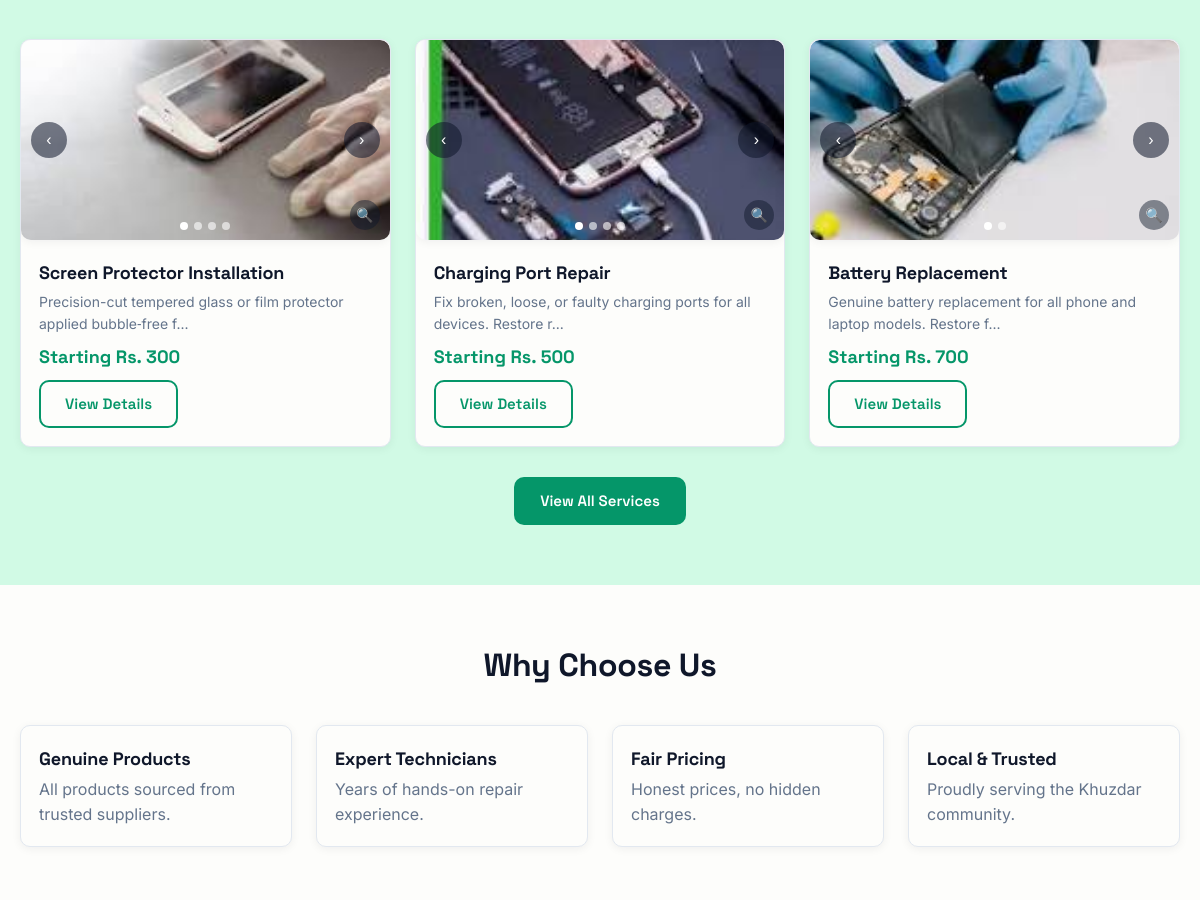
The app's page / (middle part), older data.
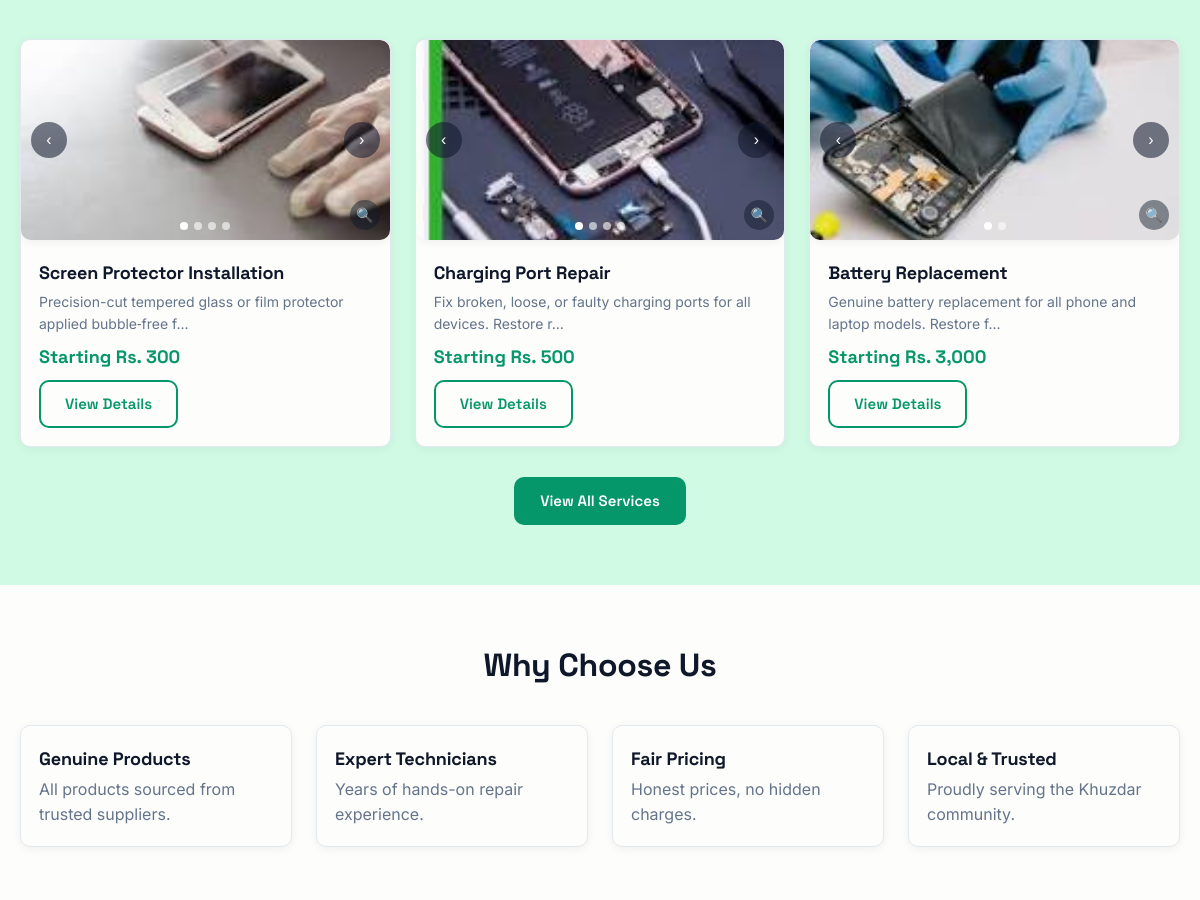
The same page, newer data.
### tables this page shows
CREATE TABLE `services` (
  `service_id` int(11) NOT NULL,
  `service_name` varchar(150) NOT NULL,
  `description` text DEFAULT NULL,
  `price` decimal(10,2) NOT NULL DEFAULT 0.00,
  `image` varchar(255) DEFAULT NULL,
  `created_at` timestamp NOT NULL DEFAULT current_timestamp(),
  `updated_at` timestamp NOT NULL DEFAULT current_timestamp() ON UPDATE current_timestamp()
);

### index.php (the view, shortened to what this page needs)
<?php
require 'config/database.php';
$stmt = $pdo->query("SELECT * FROM services ORDER BY created_at DESC LIMIT 3");
$services = $stmt->fetchAll();
require 'includes/header.php';
?>
<section class="section section-mint">
    <div class="container">
        <div class="grid">
            <?php foreach ($services as $service): ?>
            <div class="card">
                <div class="img-slider">
                    <div class="img-slider-track">
                        <img src="uploads/services/<?php echo htmlspecialchars($service['image']); ?>" alt="<?php echo htmlspecialchars($service['service_name']); ?>">
                    </div>
                    <button type="button" class="img-slider-prev">&#8249;</button>
                    <button type="button" class="img-slider-next">&#8250;</button>
                    <div class="img-slider-dots"></div>
                </div>
                <div class="card-body">
                    <h3><?php echo htmlspecialchars($service['service_name']); ?></h3>
                    <p style="color: var(--text-muted); font-size: 14px;">
                        <?php echo htmlspecialchars(substr($service['description'], 0, 70)); ?>...
                    </p>
                    <div class="price">Starting Rs. <?php echo number_format($service['price']); ?></div>
                    <a href="service-details.php?id=<?php echo $service['service_id']; ?>" class="btn btn-outline">View Details</a>
                </div>
            </div>
            <?php endforeach; ?>
        </div>
        <div style="text-align:center; margin-top:30px;">
            <a href="services.php" class="btn btn-primary">View All Services</a>
        </div>
    </div>
</section>
<section class="section">
    <div class="container">
        <div class="section-title"><h2>Why Choose Us</h2></div>
        <div class="grid">
            <div class="card"><div class="card-body">
                <h3>Genuine Products</h3>
                <p style="color:var(--text-muted);">All products sourced from trusted suppliers.</p>
            </div></div>
            <div class="card"><div class="card-body">
                <h3>Expert Technicians</h3>
                <p style="color:var(--text-muted);">Years of hands-on repair experience.</p>
            </div></div>
            <div class="card"><div class="card-body">
                <h3>Fair Pricing</h3>
                <p style="color:var(--text-muted);">Honest prices, no hidden charges.</p>
            </div></div>
            <div class="card"><div class="card-body">
                <h3>Local & Trusted</h3>
                <p style="color:var(--text-muted);">Proudly serving the Khuzdar community.</p>
            </div></div>
        </div>
    </div>
</section>
<?php require 'includes/footer.php'; ?>

Row changes from the older to the newer data that the page shows:
changed services "Battery Replacement": price "700" → "3,000"
